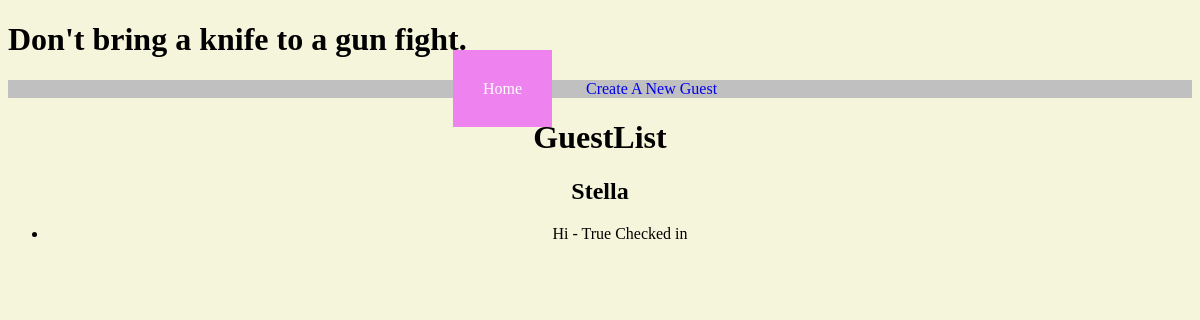
Screenshot of /28/ with the database file from the repository.
### checkIn/models.py (models this page shows, shortened)
class GuestList(models.Model):
    name = models.CharField(max_length=200)

class Guest(models.Model):
    guestlist = models.ForeignKey(GuestList, on_delete=models.CASCADE)
    memo = models.TextField(blank=True)
    checkedIn = models.BooleanField(null=True)
    made_on = models.DateField(default='2023-01-01')

### checkIn/views.py (the view)
# urls.py: path('<int:id>/', views.index, name='index'),
def index(response, id):
    template = 'checkIn/index.html'
    ls = GuestList.objects.get(id=id)
    context = {
        'ls':ls
        }
    return render(response, template, context)

### checkIn/templates/checkIn/index.html (shortened to what this page needs)
{% extends 'checkIn/home.html'%}
{% block content %}
<h1>GuestList</h1>
<h2>{{ ls.name }}</h2>
  <ul>
  {% for g in ls.guest_set.all %}
    {% if g.checkedIn == True %}
      <li>{{g.memo}} - {{g.checkedIn}} Checked in </li>
    {% else %}
      <li>{{g.memo}} - {{g.checkedIn}} Hasn't checked in </li>
    {% endif %}
  {% endfor %}
  </ul>
{% endblock %}

### checkIn/static/checkIn/style.css (style rules this page uses)
body { background-color: beige; font-family: fantasy; }

### rows the page displays
GuestList: name "Stella"
Guest: memo "Hi", checkedIn "True"
